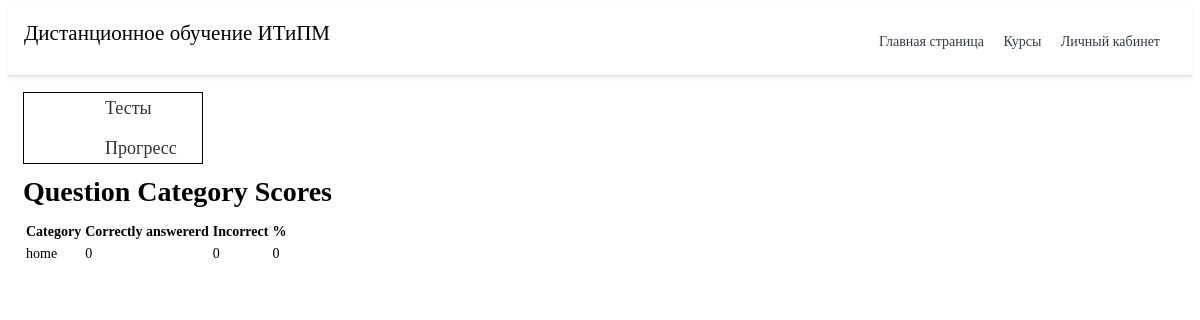
The app's page /test/progress/ (signed in), older data.
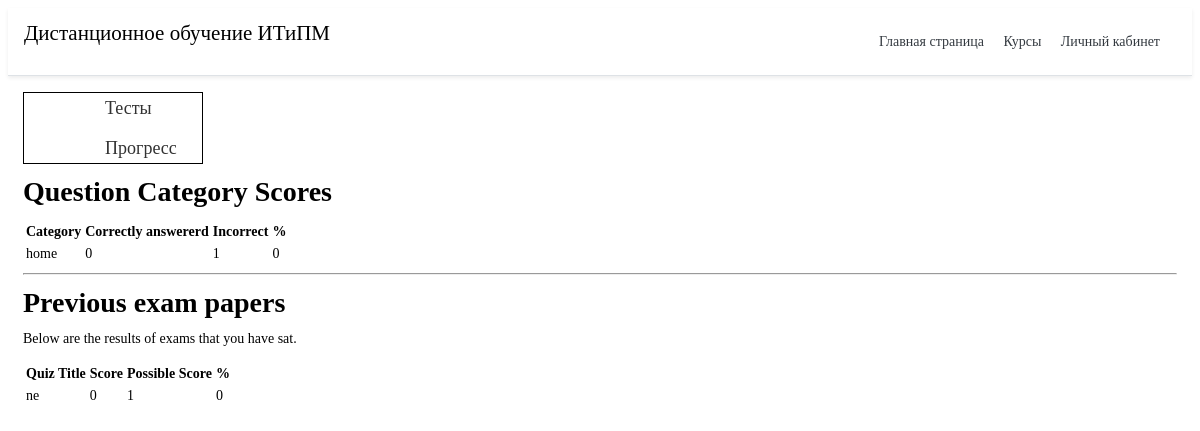
The same page, newer data.
### quiz/models.py (models this page shows, shortened)
class Category(models.Model):
    category = models.CharField(
        verbose_name=_("Category"),
        max_length=250, blank=True,
        unique=True, null=True)
    objects = CategoryManager()
    class Meta:
        verbose_name = _("Категория")
        verbose_name_plural = _("Категории")

class Sitting(models.Model):
    user = models.ForeignKey(settings.AUTH_USER_MODEL, verbose_name=_("User"), on_delete=models.CASCADE)
    quiz = models.ForeignKey(Quiz, verbose_name=_("Quiz"), on_delete=models.CASCADE)
    question_order = models.CharField(validators=[validate_comma_separated_integer_list],
        max_length=1024, verbose_name=_("Question Order"))
    question_list = models.CharField(validators=[validate_comma_separated_integer_list],
        max_length=1024, verbose_name=_("Question List"))
    incorrect_questions = models.CharField(validators=[validate_comma_separated_integer_list],
        max_length=1024, blank=True, verbose_name=_("Incorrect questions"))
    current_score = models.IntegerField(verbose_name=_("Current Score"))
    complete = models.BooleanField(default=False, blank=False,
                                   verbose_name=_("Complete"))
    user_answers = models.TextField(blank=True, default='{}',
                                    verbose_name=_("User Answers"))
    start = models.DateTimeField(auto_now_add=True,
                                 verbose_name=_("Start"))
    end = models.DateTimeField(null=True, blank=True, verbose_name=_("End"))
    objects = SittingManager()
    class Meta:
        permissions = (("view_sittings", _("Can see completed exams.")),)
    def _question_ids(self):
        return [int(n) for n in self.question_order.split(',') if n]
    @property
    def get_percent_correct(self):
        dividend = float(self.current_score)
        divisor = len(self._question_ids())
        if divisor < 1:
            return 0            # prevent divide by zero error
        if dividend > divisor:
            return 100
        correct = int(round((dividend / divisor) * 100))
        if correct >= 1:
            return correct
        else:
            return 0
    @property
    def get_max_score(self):
        return len(self._question_ids())

class Quiz(models.Model):
    title = models.CharField(
        verbose_name=_("Название"),
        max_length=60, blank=False)
    description = models.TextField(
        verbose_name=_("Описание"),
        blank=True, help_text=_("a description of the quiz"))
    url = models.SlugField(
        max_length=60, blank = False,
        help_text=_("Введите ссылку"),
        verbose_name=_("Ссылка теста")
    )
    category = models.ForeignKey(
        Category, null=True, blank=True,
        verbose_name=_("Категория"), on_delete=models.CASCADE)
    random_order = models.BooleanField(
        blank=False, default=False,
        verbose_name=_("Перемешать вопросы"))
    max_questions = models.PositiveIntegerField(
        blank=True, null=True, verbose_name=_("Количество вопросов"),
        help_text=_("Количество вопросов, на которые ужно ответить при каждой попытке."))
    answers_at_end = models.BooleanField(
        blank=False, default=False,
        help_text=_("Правильный ответ не отображается после вопроса."
                    " Ответы отображаются в конце."),
        verbose_name=_("Ответы отображаются в конце"))
    exam_paper = models.BooleanField(
        blank=False, default=False,
        help_text=_("Если да, то результат каждой попытки"
                    " пользователя будет сохранен. Необходимо для маркировки."),
        verbose_name=_("Экзамен"))
    single_attempt = models.BooleanField(
        blank=False, default=False,
        help_text=_("Если включенно, то можно пройти только одну попытку"),
        verbose_name=_("Одна попытка")
    )
    pass_mark = models.SmallIntegerField(
        blank=True, default=0,
        verbose_name=_("Минимальный процент"),
        help_text=_("Процент для минимального прохождения теста."),
        validators=[MaxValueValidator(100)])
    success_text = models.TextField(
        blank=True, help_text=_("При неправельном прохождение теста"),
        verbose_name=_("Отображается, если пользователь"
                       " проходит тест")
    )
    fail_text = models.TextField(
        verbose_name=_("При неправельном прохождение теста"),
        blank=True,
        help_text=_("Отображается, если пользователь"
                    "не проходит тест.")
    )
    draft = models.BooleanField(
        blank=True, default=False,
        verbose_name=_("Проект"),
        help_text=_("Если да, то тест не отображается"
                    "в списке викторин и может быть только"
                    "взято пользователями, которые могут редактировать тест."))
    class Meta:
        verbose_name = _("Тест")
        verbose_name_plural = _("Тесты")

### quiz/views.py (the view)
class QuizUserProgressView(TemplateView):
    template_name = 'progress.html'
    @method_decorator(login_required)
    def dispatch(self, request, *args, **kwargs):
        return super(QuizUserProgressView, self)\
            .dispatch(request, *args, **kwargs)
    def get_context_data(self, **kwargs):
        context = super(QuizUserProgressView, self).get_context_data(**kwargs)
        progress, c = Progress.objects.get_or_create(user=self.request.user)
        context['cat_scores'] = progress.list_all_cat_scores
        context['exams'] = progress.show_exams()
        return context

### quiz/models.py (called while the page is built)
    def show_exams(self):
        return Sitting.objects.filter(user=self.user, complete=True)

### quiz/templates/progress.html (shortened to what this page needs)
{% extends "main/base.html" %}
{% load i18n %}
{% load quiz_tags %}
{% block content %}
<div class="menu_gl">
	<ul class="menu">
	   <ul class="navbar-nav rm-auto">
        {% if user.is_authenticated %}
        <li class="nav-tem" style="color:gray">
          <a href="{% url 'quiz_index' %}" class="nav-link">Тесты</a>
        </li>
        <li class="nav-tem" style="color:gray">
            <a href="{% url 'quiz_progress' %}" class="nav-link">Прогресс</a>
          </li>
        {% endif %}
      </ul>
</div>
  {% if cat_scores %}
  <h1>{% trans "Question Category Scores" %}</h1>
  <table class="table table-bordered table-striped">
	<thead>
	  <tr>
		<th>{% trans "Category" %}</th>
		<th>{% trans "Correctly answererd" %}</th>
		<th>{% trans "Incorrect" %}</th>
		<th>%</th>
	  </tr>
	</thead>
	<tbody>
	  {% for cat, value in cat_scores.items %}
	  <tr>
		<td>{{ cat }}</td>
		<td>{{ value.0 }}</td>
		<td>{{ value.1 }}</td>
		<td>{{ value.2 }}</td>
	  </tr>
	  {% endfor %}
	</tbody>
  </table>
  {% endif %}
  {% if exams %}
  <hr>
  <h1>{% trans "Previous exam papers" %}</h1>
  <p class="lead">
	{% trans "Below are the results of exams that you have sat." %}
  </p>
  <table class="table table-bordered table-striped">
	<thead>
	  <tr>
		<th>{% trans "Quiz Title" %}</th>
		<th>{% trans "Score" %}</th>
		<th>{% trans "Possible Score" %}</th>
		<th>%</th>
	  </tr>
	</thead>
	<tbody>
	  {% for exam in exams %}
	  <tr>
		<td>{{ exam.quiz.title }}</td>
		<td>{{ exam.current_score }}</td>
		<td>{{ exam.get_max_score }}</td>
		<td>{{ exam.get_percent_correct }}</td>
	  </tr>
	  {% endfor %}
	</tbody>
  </table>
  {% endif %}
{% endblock %}

Row changes from the older to the newer data that the page shows:
added Sitting: quiz "ne", current_score "0", get_max_score "1", get_percent_correct "0"
Text that changed along with them:
new list line: "home"
new list line: "0 1 0"
text now shown: "Previous exam papers Below are the results of exams that you have sat. Quiz Title Score Possible Score %"
list line gone: "home"
list line gone: "0 0 0"
